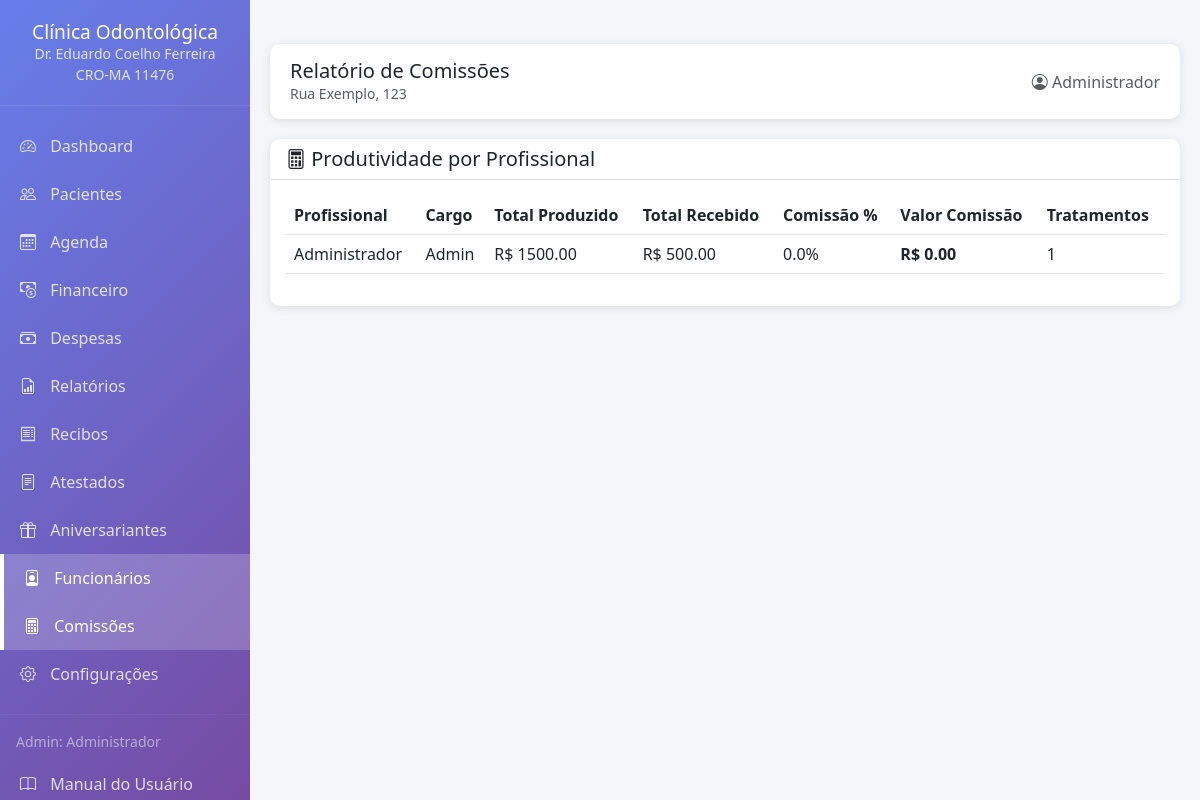
The app's page /relatorio/comissoes (signed in) with its own data.
### app.py (models this page shows, shortened)
class ConfiguracaoClinica(db.Model):
    __tablename__ = 'configuracao_clinica'
    id = db.Column(db.Integer, primary_key=True)
    nome_clinica = db.Column(db.String(200), nullable=False)
    endereco = db.Column(db.String(300), nullable=False)
    cidade = db.Column(db.String(100))
    estado = db.Column(db.String(2))
    cep = db.Column(db.String(10))
    email = db.Column(db.String(120))
    telefone = db.Column(db.String(20))
    nome_doutor = db.Column(db.String(200))
    cro = db.Column(db.String(20))
    cpf_doutor = db.Column(db.String(14))       # NOVO
    cnpj_clinica = db.Column(db.String(18))      # NOVO
    inscricao_municipal = db.Column(db.String(20))  # NOVO
    iss_percentual = db.Column(db.Float, default=5.0)  # NOVO
    @staticmethod
    def get_configuracao():
        config = ConfiguracaoClinica.query.first()
        return config

class Usuario(UserMixin, db.Model):
    __tablename__ = 'usuarios'
    id = db.Column(db.Integer, primary_key=True)
    username = db.Column(db.String(80), unique=True, nullable=False)
    password_hash = db.Column(db.String(200), nullable=False)
    nome_completo = db.Column(db.String(200))
    email = db.Column(db.String(120))
    cargo = db.Column(db.String(50), default='Dentista')
    cro = db.Column(db.String(20))
    cpf = db.Column(db.String(14))
    especialidade = db.Column(db.String(100))
    comissao_percentual = db.Column(db.Float, default=0.0)
    ativo = db.Column(db.Boolean, default=True)
    data_cadastro = db.Column(db.DateTime, default=datetime.utcnow)
    agendamentos = db.relationship('Agendamento', backref='profissional', lazy=True)
    tratamentos = db.relationship('FichaTratamento', backref='profissional', lazy=True)
    def tem_permissao(self, modulo):
        permissoes = {
            'Admin': [
                'dashboard', 'pacientes', 'ficha_clinica', 'ficha_ortodontica',
                'ficha_tratamento', 'odontograma', 'orcamento', 'agenda',
                'atestados', 'historico', 'aniversariantes', 'financeiro',
                'configuracao', 'funcionarios', 'comissoes', 'arquivos',
                'editar_pacientes', 'deletar_pacientes', 'editar_tratamentos',
                'excluir_tratamentos', 'ver_financeiro', 'editar_configuracao'
            ],
            'Dentista': [
                'dashboard', 'pacientes', 'ficha_clinica', 'ficha_ortodontica',
                'ficha_tratamento', 'odontograma', 'orcamento', 'agenda',
                'atestados', 'historico', 'aniversariantes', 'arquivos',
                'editar_tratamentos'
            ],
            'Secretaria': [
                'dashboard', 'pacientes', 'ficha_clinica', 'agenda',
                'atestados', 'aniversariantes', 'arquivos',
                'editar_pacientes'
            ],
            'Auxiliar': [
                'dashboard', 'pacientes', 'agenda', 'arquivos'
            ]
        }
        return modulo in permissoes.get(self.cargo, [])

### app.py (the view)
@app.route('/relatorio/comissoes')
@requer_permissao('comissoes')
def relatorio_comissoes():
    config = ConfiguracaoClinica.get_configuracao()
    profissionais = Usuario.query.filter_by(ativo=True).all()
    dados = []
    for prof in profissionais:
        tratamentos = FichaTratamento.query.filter_by(profissional_id=prof.id).all()
        total_produzido = sum(t.valor for t in tratamentos)
        total_recebido = sum(t.valor_pago for t in tratamentos)
        comissao = total_recebido * (prof.comissao_percentual / 100) if prof.comissao_percentual > 0 else 0
        dados.append({
            'nome': prof.nome_completo, 'cargo': prof.cargo,
            'total_produzido': total_produzido, 'total_recebido': total_recebido,
            'comissao_percentual': prof.comissao_percentual, 'comissao_valor': comissao,
            'total_tratamentos': len(tratamentos)
        })
    return render_template('funcionarios/comissoes.html', config=config, dados=dados)

### app.py (called while the page is built)
@login_manager.user_loader
def load_user(user_id):
    return db.session.get(Usuario, int(user_id))

def requer_permissao(modulo):
    def decorator(f):
        @wraps(f)
        def decorated_function(*args, **kwargs):
            if not current_user.is_authenticated:
                return redirect(url_for('login'))
            if not current_user.tem_permissao(modulo):
                flash('Você não tem permissão para acessar esta área!', 'error')
                return redirect(url_for('dashboard'))
            return f(*args, **kwargs)
        return decorated_function
    return decorator

### templates/funcionarios/comissoes.html (shortened to what this page needs)
﻿{% extends "base.html" %}
{% block header_title %}Relatório de Comissões{% endblock %}
{% block content %}
<div class="card">
    <div class="card-header">
        <h5 class="mb-0"><i class="bi bi-calculator"></i> Produtividade por Profissional</h5>
    </div>
    <div class="card-body">
        <div class="table-responsive">
            <table class="table table-hover">
                <thead>
                    <tr>
                        <th>Profissional</th>
                        <th>Cargo</th>
                        <th>Total Produzido</th>
                        <th>Total Recebido</th>
                        <th>Comissão %</th>
                        <th>Valor Comissão</th>
                        <th>Tratamentos</th>
                    </tr>
                </thead>
                <tbody>
                    {% for d in dados %}
                    <tr>
                        <td>{{ d.nome }}</td>
                        <td>{{ d.cargo }}</td>
                        <td>R$ {{ "%.2f"|format(d.total_produzido) }}</td>
                        <td>R$ {{ "%.2f"|format(d.total_recebido) }}</td>
                        <td>{{ "%.1f"|format(d.comissao_percentual) }}%</td>
                        <td><strong>R$ {{ "%.2f"|format(d.comissao_valor) }}</strong></td>
                        <td>{{ d.total_tratamentos }}</td>
                    </tr>
                    {% endfor %}
                </tbody>
            </table>
        </div>
    </div>
</div>
{% endblock %}

### templates/base.html (shortened to what this page needs)
﻿<!DOCTYPE html>
<html lang="pt-BR">
<head>
    <link href="https://cdn.jsdelivr.net/npm/bootstrap@5.3.0/dist/css/bootstrap.min.css" rel="stylesheet">
    <link href="https://cdn.jsdelivr.net/npm/bootstrap-icons@1.11.0/font/bootstrap-icons.css" rel="stylesheet">
    <link href="https://cdnjs.cloudflare.com/ajax/libs/font-awesome/6.4.0/css/all.min.css" rel="stylesheet">
</head>
<body>
    <div class="sidebar">
        <div class="logo">
            <h4>{{ config.nome_clinica }}</h4>
            <small>Dr. {{ config.nome_doutor }}</small>
            <br>
            <small>{{ config.cro }}</small>
        </div>
        <nav class="nav flex-column mt-3">
            <a class="nav-link {{ 'active' if request.endpoint == 'dashboard' }}" href="{{ url_for('dashboard') }}">
                <i class="bi bi-speedometer2"></i> Dashboard
            </a>
            {% if current_user.tem_permissao('pacientes') %}
            <a class="nav-link {{ 'active' if 'pacientes' in request.endpoint }}" href="{{ url_for('listar_pacientes') }}">
                <i class="bi bi-people"></i> Pacientes
            </a>
            {% endif %}
            {% if current_user.tem_permissao('agenda') %}
            <a class="nav-link {{ 'active' if request.endpoint == 'agenda' }}" href="{{ url_for('agenda') }}">
                <i class="bi bi-calendar3"></i> Agenda
            </a>
            {% endif %}
            {% if current_user.tem_permissao('ver_financeiro') %}
            <a class="nav-link {{ 'active' if 'financeiro' in request.endpoint }}" href="{{ url_for('financeiro') }}">
                <i class="bi bi-cash-coin"></i> Financeiro
            </a>
            {% endif %}
            {% if current_user.tem_permissao('ver_financeiro') %}
            <a class="nav-link {{ 'active' if 'despesas' in request.endpoint }}" href="{{ url_for('despesas') }}">
                <i class="bi bi-cash-stack"></i> Despesas
            </a>
            {% endif %}
            {% if current_user.tem_permissao('ver_financeiro') %}
            <a class="nav-link {{ 'active' if 'relatorios' in request.endpoint }}" href="{{ url_for('relatorios') }}">
                <i class="bi bi-file-earmark-bar-graph"></i> Relatórios
            </a>
            {% endif %}
			{% if current_user.tem_permissao('ver_financeiro') %}
			<a class="nav-link {{ 'active' if 'recibos' in request.endpoint }}" href="{{ url_for('recibos') }}">
				<i class="bi bi-receipt"></i> Recibos
			</a>
			{% endif %}
            {% if current_user.tem_permissao('atestados') %}
            <a class="nav-link {{ 'active' if request.endpoint == 'atestados' }}" href="{{ url_for('atestados') }}">
                <i class="bi bi-file-text"></i> Atestados
            </a>
            {% endif %}
            {% if current_user.tem_permissao('aniversariantes') %}
            <a class="nav-link {{ 'active' if request.endpoint == 'aniversariantes' }}" href="{{ url_for('aniversariantes') }}">
                <i class="bi bi-gift"></i> Aniversariantes
            </a>
            {% endif %}
            {% if current_user.tem_permissao('funcionarios') %}
            <a class="nav-link {{ 'active' if 'funcionarios' in request.endpoint or request.endpoint == 'relatorio_comissoes' }}" href="{{ url_for('listar_funcionarios') }}">
                <i class="bi bi-person-badge"></i> Funcionários
            </a>
            {% endif %}
            {% if current_user.tem_permissao('comissoes') %}
            <a class="nav-link {{ 'active' if request.endpoint == 'relatorio_comissoes' }}" href="{{ url_for('relatorio_comissoes') }}">
                <i class="bi bi-calculator"></i> Comissões
            </a>
            {% endif %}
            {% if current_user.tem_permissao('editar_configuracao') %}
            <a class="nav-link {{ 'active' if request.endpoint == 'configuracao' }}" href="{{ url_for('configuracao') }}">
                <i class="bi bi-gear"></i> Configurações
            </a>
			{% endif %}
            <hr class="my-3" style="border-color: rgba(255,255,255,0.2);">
            <div class="px-3 mb-2">
                <small class="text-white-50">{{ current_user.cargo }}: {{ current_user.nome_completo }}</small>
            </div>
            <a class="nav-link" href="https://github.com/mileac/clinica-odontologica/blob/main/MANUAL.md" target="_blank">
				<i class="bi bi-book"></i> Manual do Usuário
			</a>
        </nav>
    </div>
    <div class="main-content">
        <div class="header-bar d-flex justify-content-between align-items-center">
            <div>
                <h5 class="mb-0">{% block header_title %}{% endblock %}</h5>
                <small class="text-muted">{{ config.endereco }}</small>
            </div>
            <div>
                <span class="text-muted">
                    <i class="bi bi-person-circle"></i> {{ current_user.nome_completo }}
                </span>
            </div>
        </div>
        {% block content %}{% endblock %}
    </div>
</body>
</html>

### templates/base.html (style rules this page uses)
:root { --primary-color: #1a73e8; --secondary-color: #4CAF50; --background-color: #f5f6fa; --sidebar-width: 250px; }
body { background-color: var(--background-color); font-family: 'Segoe UI', Tahoma, Geneva, Verdana, sans-serif; }
.sidebar { position: fixed; left: 0; top: 0; bottom: 0; width: var(--sidebar-width); background: linear-gradient(135deg, #667eea 0%, #764ba2 100%); color: white; z-index: 1000; overflow-y: auto; }
.sidebar .logo { padding: 20px; text-align: center; border-bottom: 1px solid rgba(255,255,255,0.1); }
.sidebar .logo h4 { margin: 0; font-size: 1.2rem; }
.sidebar .logo small { opacity: 0.8; }
.sidebar .nav-link { color: rgba(255,255,255,0.8); padding: 12px 20px; transition: all 0.3s; }
.sidebar .nav-link.active { color: white; background: rgba(255,255,255,0.2); border-left: 4px solid white; }
.sidebar .nav-link i { margin-right: 10px; }
.main-content { margin-left: var(--sidebar-width); padding: 20px; }
.header-bar { background: white; padding: 15px 20px; border-radius: 10px; box-shadow: 0 2px 10px rgba(0,0,0,0.1); margin-bottom: 20px; }
.card { border: none; border-radius: 10px; box-shadow: 0 2px 10px rgba(0,0,0,0.1); margin-bottom: 20px; }
.card-header { background: white; border-bottom: 1px solid #e0e0e0; border-radius: 10px 10px 0 0 !important; font-weight: 600; }

### records on screen
ConfiguracaoClinica: nome_clinica "Clínica Odontológica", nome_doutor "Eduardo Coelho Ferreira", cro "CRO-MA 11476", endereco "Rua Exemplo, 123"
Usuario: cargo "Admin", nome_completo "Administrador", nome "Administrador", total_produzido "1500.00", total_recebido "500.00", comissao_percentual "0.0", comissao_valor "0.00", total_tratamentos "1"
